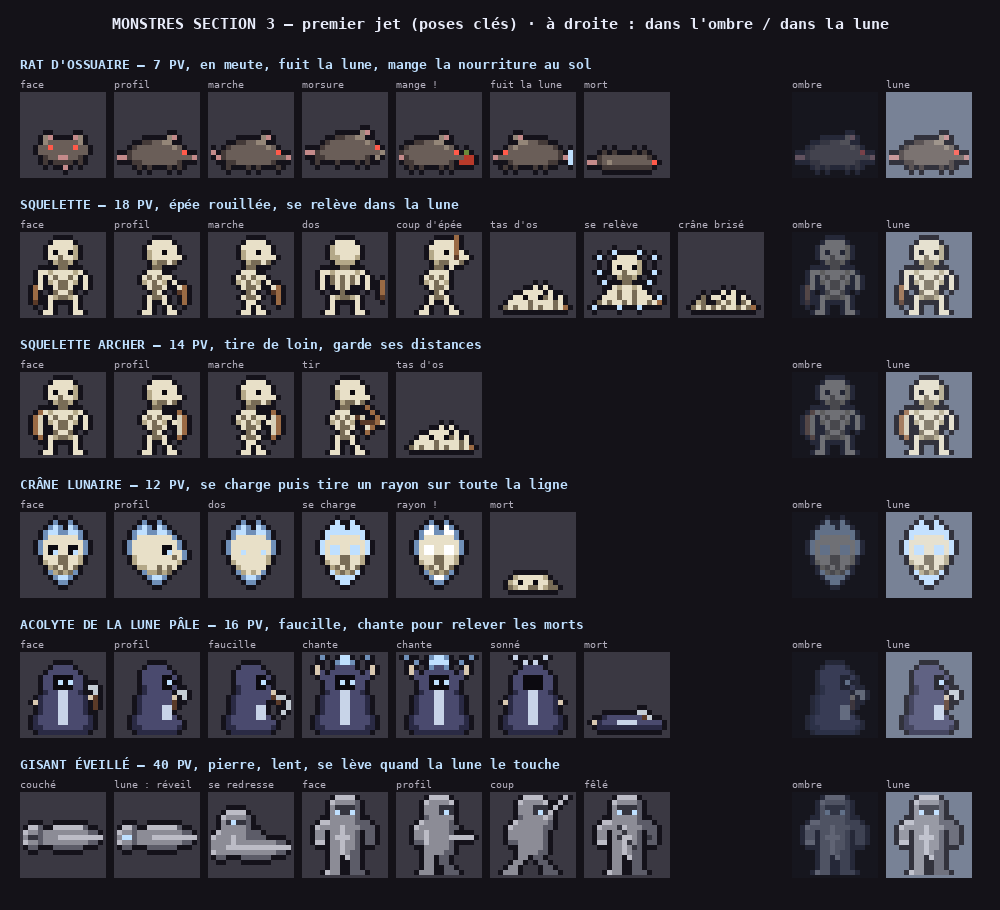

Python code for this plot:
"""Monstres de la section 3 (Ossuaire), v1 — PREMIER JET (Thomas, 2026-11-19 : « Fait un draft des mobs »).

Les quatre familles de claude/MONSTRES_S3.md : RAT D'OSSUAIRE, SQUELETTE, ACOLYTE DE LA LUNE PÂLE, GISANT ÉVEILLÉ.
Même format que la section 2 (16 × 16, lignes de lettres, palette, contour « O » ajouté par G.done()).
Premier jet : les poses clés seulement (face, profil, attaque, états propres) ; les autres états viendront après validation.

  python3 art/mobs_oss_v1.py          → art/mobs_oss_v1.png
  python3 art/mobs_oss_v1.py export   → src/render/sprites/mobsOss.ts (Thomas, 2026-11-19 : « Ok fonce »)
"""
import os, sys
sys.path.insert(0, os.path.dirname(os.path.abspath(__file__)))
from PIL import Image, ImageDraw
from pix import font, up
from mobs_champi_v1 import G, flip, img

HERE = os.path.dirname(os.path.abspath(__file__))
OUT = "#14121a"

# ---------------------------------------------------------------- palettes
RAT = {"O": OUT, "F": "#6a5e58", "f": "#443a38", "h": "#948678", "P": "#c48a8a", "E": "#ff5a4a", "A": "#b83a2a", "a": "#6a8a3a",
       "M": "#bfe0ff"}
SKEL = {"O": OUT, "W": "#e8e0c8", "w": "#b4a888", "d": "#786c56", "E": "#0c0a10", "R": "#9a6a44", "r": "#5a3a28",
        "M": "#bfe0ff", "m": "#6f8fb8"}
ACO = {"O": OUT, "V": "#4a4a6e", "v": "#2a2a44", "L": "#c8d4e8", "K": "#0c0a10", "M": "#bfe0ff", "m": "#6f8fb8",
       "S": "#c4ccd4", "s": "#5a3a28", "H": "#d8c8b0"}
GIS = {"O": OUT, "T": "#8c8c96", "t": "#5c5c68", "U": "#bcbcc6", "X": "#34343e", "M": "#bfe0ff", "m": "#6f8fb8"}


def g(rows):
    assert len(rows) == 16 and all(len(r) == 16 for r in rows), rows
    return G(rows).done()


# ---------------------------------------------------------------- 1. RAT D'OSSUAIRE
E16 = "................"
RAT_SIDE = [E16] * 8 + [
    "..........hP....",
    ".....ffFFhh.....",
    "...fFFFFFFFhF...",
    "..fFFFFFFFFFFE..",
    "PPfFFFFFFFFFFFFP",
    "...ffFFFFFFFf...",
    "....f.f...f.f...",
    E16]
RAT_SIDE_B = [E16] * 8 + [
    "..........hP....",
    ".....ffFFhh.....",
    "...fFFFFFFFhF...",
    "P.fFFFFFFFFFFE..",
    ".PfFFFFFFFFFFFFP",
    "...ffFFFFFFFf...",
    "...f...f.f...f..",
    E16]
RAT_DOWN = [E16] * 8 + [
    "....hP....Ph....",
    "....hFFFFFFh....",
    "...FFEFFFFEFF...",
    "...FFFFFFFFFF...",
    "....fFFPPFFf....",
    "....f.ffff.f....",
    "........P.......",
    E16]
RAT_ATK = [E16] * 7 + [
    "...........hP...",
    "......ffFFhh....",
    "....fFFFFFFFhF..",
    "...fFFFFFFFFFFE.",
    "PPfFFFFFFFFFFFFW",
    "..ffFFFFFFFFf.W.",
    "..f...f...f.f...",
    E16, E16]
RAT_ATK = [r.replace("W", "h") for r in RAT_ATK]
RAT_EAT = [E16] * 8 + [
    "........hP......",
    "...ffFFhh.......",
    ".fFFFFFFFhF.....",
    "fFFFFFFFFFFE.a..",
    "PfFFFFFFFFFFFAA.",
    ".ffFFFFFFFf.AAA.",
    "..f.f...f.f.....",
    E16]
RAT_FLEE = [E16] * 8 + [
    "....hP..........",
    ".....hhFFff.....",
    "...FhFFFFFFFf...",
    "..EFFFFFFFFFFf.M",
    "PFFFFFFFFFFFFfPM",
    "...fFFFFFFFff..M",
    "..f.f...f.f.....",
    E16]
RAT_DEAD = [E16] * 10 + [
    "................",
    "...f.f...f.f....",
    "..fFFFFFFFFFf...",
    "PPfFhFFFFFFFFE..",
    "...ffffffffff...",
    E16]

# ---------------------------------------------------------------- 2. SQUELETTE
SK_DOWN = [
    E16,
    "......WWWW......",
    ".....WWWWWw.....",
    ".....WEWWEw.....",
    ".....WWdWWw.....",
    "......wddw......",
    ".......dd.......",
    "...WWwWWWWwW....",
    "...W.WdWWdW.W...",
    "...W.wWddWw.W...",
    "..RW..WddW..W...",
    "..R...dWWd......",
    "..R..WwddwW.....",
    "..r..W....W.....",
    ".....W....W.....",
    "....WW....WW...."]
SK_SIDE = [
    E16,
    ".......WWWW.....",
    "......WWWWWW....",
    "......wWWEWW....",
    "......wWWWWWW...",
    ".......wddWd....",
    ".......dd.......",
    "......WWW.......",
    ".....WdWdWW.....",
    ".....wWdWw.W....",
    "......WddW..WR..",
    ".......dW...rR..",
    "......WddW...R..",
    "......W..W...R..",
    "......W...W.....",
    ".....WW...WW...."]
SK_SIDE_B = [
    E16,
    ".......WWWW.....",
    "......WWWWWW....",
    "......wWWEWW....",
    "......wWWWWWW...",
    ".......wddWd....",
    ".......dd.......",
    "......WWW.......",
    ".....WdWdWW.....",
    ".....wWdWw.W....",
    "......WddW..WR..",
    ".......dW...rR..",
    "......WddW...R..",
    ".......WW....R..",
    ".......W.W......",
    "......WW.WW....."]
SK_ATK = [
    "...........R....",
    ".......WWWWR....",
    "......WWWWWR....",
    "......wWWEWRW...",
    "......wWWWWrWW..",
    ".......wddWWd...",
    ".......dd.W.....",
    "......WWWW......",
    ".....WdWdW......",
    ".....wWdWw......",
    "......WddW......",
    ".......dW.......",
    "......WddW......",
    "......W..W......",
    ".....W....W.....",
    "....WW....WW...."]
SK_UP = [
    E16,
    "......WWWW......",
    ".....wWWWWW.....",
    ".....wWWWWW.....",
    ".....wwWWWw.....",
    "......wwww......",
    ".......dd.......",
    "...WWwWWWWwW....",
    "...W.dWdWdW.W...",
    "...W.dWdWdW.W..R",
    "...W..WdW...W..R",
    ".......d.......R",
    ".....WwddwW....r",
    ".....W....W.....",
    ".....W....W.....",
    "....WW....WW...."]
SK_PILE = [E16] * 10 + [
    "........W.W.....",
    "......WWWW.W....",
    "....WWEWWEdW.W..",
    "...WWWWdWWWWdW..",
    "..dWdWWdWdWWdWR.",
    E16]
SK_RISE = [E16] * 3 + [
    ".....M....M.....",
    "..M...WWWW...M..",
    ".....WWWWWw.....",
    ".....WEWWEw.....",
    "..M..WWdWWw..M..",
    "......wddw......",
    "...M...dd...M...",
    ".....WwWWwW.....",
    "....WWdWWdWW....",
    "...WWWdWWdWWW.M.",
    "..dWdWWdWdWWdWR.",
    ".M....M...M.....",
    E16]
SK_DEAD = [E16] * 11 + [
    "........W.W.....",
    "....d.WW.WW.W...",
    "...wd..dWdW.dW..",
    "..dWdWdWdWWdWdR.",
    E16]

# ---------------------------------------------------------------- 3. ACOLYTE DE LA LUNE PÂLE
AC_DOWN = [
    E16,
    E16,
    "......VVVV......",
    ".....VVVVVV.....",
    "....VVKKKKVV....",
    "....VVKMKMVV....",
    "....VVKKKKVV.SS.",
    "....vVVLLVVv..S.",
    "...vVVVLLVVVvHs.",
    "..HvVVVLLVVVv.s.",
    "...vVVVLLVVVv.s.",
    "...vVVVLLVVVv...",
    "..vVVVVLLVVVVv..",
    "..vVVVVLLVVVVv..",
    "..vvVVVVVVVVvv..",
    "...vvvvvvvvvv..."]
AC_SIDE = [
    E16,
    E16,
    "......VVVV......",
    ".....VVVVVV.....",
    ".....VVVVKKV....",
    ".....VVVVKMK....",
    ".....vVVVKKV....",
    ".....vVVVVV.SS..",
    "....vVVVVVVH.S..",
    "....vVVVVVVs....",
    "....vVVVVLLs....",
    "....vVVVVLL.....",
    "...vVVVVVLLV....",
    "...vVVVVVVVVV...",
    "...vvVVVVVVVv...",
    "....vvvvvvvv...."]
AC_ATK = [
    E16,
    E16,
    "......VVVV......",
    ".....VVVVVV.....",
    ".....VVVVKKV....",
    ".....VVVVKMK....",
    ".....vVVVKKV....",
    ".....vVVVVVVH...",
    "....vVVVVVVVsSS.",
    "....vVVVVVV..s.S",
    "....vVVVVLL....S",
    "....vVVVVLL...S.",
    "...vVVVVVLLV....",
    "...vVVVVVVVVV...",
    "...vvVVVVVVVv...",
    "....vvvvvvvv...."]
AC_CHANT = [
    "...m...MM...m...",
    "......mMMm......",
    "..H...VVVV...H..",
    "..HV.VVVVVV.VH..",
    "...VVVKKKKVVV...",
    "....VVKMKMVV....",
    "....VVKKKKVV....",
    "....vVVLLVVv....",
    "...vVVVLLVVVv...",
    "...vVVVLLVVVv...",
    "...vVVVLLVVVv...",
    "...vVVVLLVVVv...",
    "..vVVVVLLVVVVv..",
    "..vVVVVLLVVVVv..",
    "..vvVVVVVVVVvv..",
    "...vvvvvvvvvv..."]
AC_CHANT2 = [
    ".m....mMMm....m.",
    "...m..MMMM..m...",
    "..H...mVVm...H..",
    "..HV.VVVVVV.VH..",
    "...VVVKKKKVVV...",
    "....VVKMKMVV....",
    "....VVKKKKVV....",
    "....vVVLLVVv....",
    "...vVVVLLVVVv...",
    "...vVVVLLVVVv...",
    "...vVVVLLVVVv...",
    "...vVVVLLVVVv...",
    "..vVVVVLLVVVVv..",
    "..vVVVVLLVVVVv..",
    "..vvVVVVVVVVvv..",
    "...vvvvvvvvvv..."]
AC_DAZED = [
    "....L.....L.....",
    "......L.L.......",
    "......VVVV......",
    ".....VVVVVV.....",
    "....VVKKKKVV....",
    "....VVKKKKVV....",
    "....VVKKKKVV....",
    "....vVVLLVVv....",
    "...vVVVLLVVVv...",
    "..HvVVVLLVVVvH..",
    "...vVVVLLVVVv...",
    "...vVVVLLVVVv...",
    "..vVVVVLLVVVVv..",
    "..vVVVVLLVVVVv..",
    "..vvVVVVVVVVvv..",
    "...vvvvvvvvvv..."]
AC_DEAD = [E16] * 10 + [
    "................",
    "..........SS....",
    "...vVVVVVVVsS...",
    ".HvVVVLLLLVVVVV.",
    "..vvvvvvvvvvvvv.",
    E16]

# ---------------------------------------------------------------- 4. GISANT ÉVEILLÉ
GI_DOWN = [
    "......UUUU......",
    ".....UTTTTt.....",
    ".....TXXXXt.....",
    ".....TMXXMt.....",
    ".....TTTTTt.....",
    "...UUTTTTTttt...",
    "..UTTTTUTTTttt..",
    "..TT.TTUTTt.tt..",
    "..TT.TUUUTt.tt..",
    "..UU.TTUTTt.tt..",
    ".....TTUTTt.....",
    ".....TTUTtt.....",
    ".....TT.Utt.....",
    ".....TT..tt.....",
    ".....TT..tt.....",
    "....UTT..ttt...."]
GI_SIDE = [
    "......UUUU......",
    ".....UTTTTU.....",
    ".....TTTXXX.....",
    ".....TTTXMX.....",
    ".....tTTTTT.....",
    "....UTTTTTt.....",
    "...UTTTTTTtt....",
    "...TTUTTTTt.....",
    "...TTUTTTTUUUUU.",
    "...ttUTTTTt.....",
    ".....TTTTTt.....",
    ".....TTTTtt.....",
    ".....TT.tt......",
    ".....TT.tt......",
    ".....TT..tt.....",
    "....TTT..ttt...."]
GI_ATK = [
    "......UUUU....U.",
    ".....UTTTTU..U..",
    ".....TTTXXX.U...",
    ".....TTTXMXU....",
    ".....tTTTTUT....",
    "....UTTTTTTt....",
    "...UTTTTTTtt....",
    "...TTTTTTTt.....",
    "...TTTTTTTt.....",
    "...ttTTTTTt.....",
    ".....TTTTTt.....",
    ".....TTTTtt.....",
    ".....TT.tt......",
    "....TT...tt.....",
    "...TT.....tt....",
    "..TTT.....ttt..."]
GI_LYING = [E16] * 6 + [
    ".UUt..UUUUUUt...",
    "UTTtTTTTTTTTTtt.",
    "TXXtTTTUUUUUUUUU",
    "UTTtTTTTTTTTTtt.",
    ".tt...tttttt....",
    E16, E16, E16, E16, E16]
GI_WAKE = [E16] * 6 + [
    ".UUt..UUUUUUt...",
    "UTTtTTTTTTTTTtt.",
    "TMMtTTTUUUUUUUUU",
    "UTTtTTTTTTTTTtt.",
    ".tt...tttttt....",
    E16, E16, E16, E16, E16]
GI_SIT = [E16] * 3 + [
    "...UUUU.........",
    "..UTTTTt........",
    "..TXMXXt........",
    "..TTTTTt........",
    ".UTTTTTttt......",
    "UTTTUTTtttt.....",
    "TTTTUTTTTTTTTtt.",
    "TTTUUUUUUUUUUUUU",
    "UTTTTTTTTTTTTtt.",
    ".tt...tttttt....",
    E16, E16, E16]
GI_CRACK = [r.replace("T", "T") for r in GI_DOWN]
GI_CRACK = [list(r) for r in GI_CRACK]
for (x, y) in ((6, 6), (7, 7), (6, 8), (8, 9), (9, 10), (4, 7), (12, 8), (11, 9)):
    if GI_CRACK[y][x] != ".":
        GI_CRACK[y][x] = "X"
GI_CRACK = ["".join(r) for r in GI_CRACK]

MOBS = [
    ("RAT D'OSSUAIRE — 7 PV, en meute, fuit la lune, mange la nourriture au sol", RAT, [
        ("face", RAT_DOWN), ("profil", RAT_SIDE), ("marche", RAT_SIDE_B), ("morsure", RAT_ATK),
        ("mange !", RAT_EAT), ("fuit la lune", RAT_FLEE), ("mort", RAT_DEAD)]),
    ("SQUELETTE — 18 PV, épée rouillée, se relève dans la lune", SKEL, [
        ("face", SK_DOWN), ("profil", SK_SIDE), ("marche", SK_SIDE_B), ("dos", SK_UP), ("coup d'épée", SK_ATK),
        ("tas d'os", SK_PILE), ("se relève", SK_RISE), ("crâne brisé", SK_DEAD)]),
    ("ACOLYTE DE LA LUNE PÂLE — 16 PV, faucille, chante pour relever les morts", ACO, [
        ("face", AC_DOWN), ("profil", AC_SIDE), ("faucille", AC_ATK), ("chante", AC_CHANT), ("chante", AC_CHANT2),
        ("sonné", AC_DAZED), ("mort", AC_DEAD)]),
    ("GISANT ÉVEILLÉ — 40 PV, pierre, lent, se lève quand la lune le touche", GIS, [
        ("couché", GI_LYING), ("lune : réveil", GI_WAKE), ("se redresse", GI_SIT), ("face", GI_DOWN),
        ("profil", GI_SIDE), ("coup", GI_ATK), ("fêlé", GI_CRACK)]),
]


def tile(rows, pal, S, bgc):
    sp = up(img(g(rows), pal), S)
    bg = Image.new("RGB", (16 * S + 6, 16 * S + 6), bgc)
    bg.paste(sp, (3, 3), sp)
    return bg


def sheet():
    if not any(t.startswith("SQUELETTE ARCHER") for t, _, _ in MOBS):
        MOBS.insert(2, ("SQUELETTE ARCHER — 14 PV, tire de loin, garde ses distances", {**SKEL, "s": "#d8d0b8"}, [
            ("face", with_bow(SK_DOWN, "Down")), ("profil", with_bow(SK_SIDE, "Side")), ("marche", with_bow(SK_SIDE_B, "Side")), ("tir", with_bow(SK_SIDE, "Atk")), ("tas d'os", SK_PILE)]))
        MOBS.insert(3, ("CRÂNE LUNAIRE — 12 PV, se charge puis tire un rayon sur toute la ligne", CRANE, [
            ("face", CR_DOWN), ("profil", CR_SIDE), ("dos", CR_UP), ("se charge", CR_CHARGE), ("rayon !", CR_CHARGE2), ("mort", CR_DEAD)]))
    S = 5
    cell = 16 * S + 6 + 8
    n = max(len(f) for _, _, f in MOBS)
    W = 20 + n * cell + 20 + 2 * cell + 20
    H = 60 + len(MOBS) * (cell + 46) + 10
    sh = Image.new("RGB", (W, H), (20, 18, 24))
    d = ImageDraw.Draw(sh)
    d.text((W // 2, 24), "MONSTRES SECTION 3 — premier jet (poses clés) · à droite : dans l'ombre / dans la lune",
           fill=(232, 236, 250), font=font(15), anchor="mm")
    y = 56
    for title, pal, frames in MOBS:
        d.text((20, y), title, fill=(191, 224, 255), font=font(13))
        y += 22
        x = 20
        for lab, rows in frames:
            d.text((x, y), lab, fill=(180, 176, 190), font=font(10, False))
            sh.paste(tile(rows, pal, S, (58, 56, 66)), (x, y + 14))
            x += cell
        # en situation : ombre et lune (même sprite, deux éclairages)
        x = 20 + n * cell + 20
        main = frames[1][1] if title.startswith(("RAT", "ACO")) else frames[0][1] if title.startswith("SQU") else frames[3][1]
        for lab, k, bgc, tint in (("ombre", 0.45, (22, 22, 30), (70, 80, 110)), ("lune", 1.0, (120, 130, 150), (225, 235, 255))):
            sp = img(g(main), pal)
            px = sp.load()
            for yy in range(16):
                for xx in range(16):
                    r, gg, b, a = px[xx, yy]
                    if a:
                        px[xx, yy] = (int((r * k + tint[0] * (1 - k)) * (0.6 + 0.4 * k) if k < 1 else min(255, r * 0.85 + tint[0] * 0.15)),
                                      int((gg * k + tint[1] * (1 - k)) * (0.6 + 0.4 * k) if k < 1 else min(255, gg * 0.85 + tint[1] * 0.15)),
                                      int((b * k + tint[2] * (1 - k)) * (0.6 + 0.4 * k) if k < 1 else min(255, b * 0.85 + tint[2] * 0.15)), a)
            spu = up(sp, S)
            bg = Image.new("RGB", (16 * S + 6, 16 * S + 6), bgc)
            bg.paste(spu, (3, 3), spu)
            d.text((x, y), lab, fill=(180, 176, 190), font=font(10, False))
            sh.paste(bg, (x, y + 14))
            x += cell
        y += cell + 24
    return sh


# ---------------------------------------------------------------- jeu : tous les états (mêmes noms que la section 2)
def shift(rows, dx, dy):
    b = [["."] * 16 for _ in range(16)]
    for y, r in enumerate(rows):
        for x, c in enumerate(r):
            if c != "." and 0 <= x + dx < 16 and 0 <= y + dy < 16:
                b[y + dy][x + dx] = c
    return ["".join(r) for r in b]


def recol(rows, table):
    return ["".join(table.get(c, c) for c in r) for r in rows]


SK_LIE = [E16] * 9 + [
    "................",
    "..WW......W.....",
    ".WEWdWwWdWWddW..",
    ".WWWdWdWdWw..WW.",
    "..ww..wWdW...W..",
    E16, E16]
RAT_SLEEP = [E16] * 10 + [
    "................",
    ".....ffFFhP.....",
    "...PfFFFFFFFf...",
    "..P.fFFFFFFFFf..",
    "....ffffffffff..",
    E16]
GI_RUBBLE = [r.replace("U", "T") for r in GI_LYING]
GI_RUBBLE = [list(r) for r in GI_RUBBLE]
for (x, y) in ((3, 8), (7, 7), (8, 9), (11, 8), (12, 9)):
    if GI_RUBBLE[y][x] != ".":
        GI_RUBBLE[y][x] = "X"
GI_RUBBLE = ["".join(r) for r in GI_RUBBLE]


def full_set(down, side, side_b, up, atk_side, sleep, dead, prone, extra=None):
    f = {}
    for v, a, b, atk in (("Down", down, shift(down, 0, -1), shift(down, 0, 1)), ("Side", side, side_b, atk_side), ("Up", up, shift(up, 0, -1), shift(up, 0, -1))):
        f[f"idle{v}0"], f[f"idle{v}1"] = a, shift(a, 0, 1) if v != "Side" else a
        f[f"walk{v}0"], f[f"walk{v}1"] = a, b
        f[f"attack{v}0"], f[f"attack{v}1"] = a, atk
    f["idleSide1"] = side_b if side_b != side else shift(side, 0, 1)
    f["hurt"] = shift(side, -1, 0)
    f["sleep"], f["dead"] = sleep, dead
    f["prone0"], f["prone1"] = prone, shift(prone, 1, 0)
    f.update(extra or {})
    return {k: g(v) for k, v in f.items()}


def game_sets():
    rat_up = recol(RAT_DOWN, {"E": "F", "P": "f"})
    rat_up[14] = "........P......."
    ac_up = recol(AC_DOWN, {"K": "V", "M": "V", "L": "V", "H": "."})
    gi_up = recol(GI_DOWN, {"X": "T", "M": "T"})
    return {
        "rat": (full_set(RAT_DOWN, RAT_SIDE, RAT_SIDE_B, rat_up, RAT_ATK, RAT_SLEEP, RAT_DEAD, RAT_DEAD,
                         {"eat0": RAT_EAT, "eat1": shift(RAT_EAT, 0, 1)}), RAT),
        "squelette": (full_set(SK_DOWN, SK_SIDE, SK_SIDE_B, SK_UP, SK_ATK, SK_LIE, SK_DEAD, SK_PILE,
                               {"rise0": SK_RISE, "rise1": shift(SK_RISE, 0, -1)}), SKEL),
        "acolyte": (full_set(AC_DOWN, AC_SIDE, shift(AC_SIDE, 0, -1), ac_up, AC_ATK, AC_DEAD, AC_DEAD, shift(AC_DEAD, 0, 0),
                             {"chant0": AC_CHANT, "chant1": AC_CHANT2, "dazed": AC_DAZED}), ACO),
        "gisantEveille": (full_set(GI_DOWN, GI_SIDE, shift(GI_SIDE, 0, -1), gi_up, GI_ATK, GI_LYING, GI_RUBBLE, GI_LYING,
                                   {"wake0": GI_WAKE, "wake1": GI_SIT, "cracked": GI_CRACK}), GIS),
    }


# Crâne lunaire (Thomas, 2026-11-19 : « un mob qui charge et tire un rayon ») : un crâne dans une flamme pâle, qui flotte.
CRANE = {"O": OUT, "W": "#e8e0c8", "w": "#b4a888", "d": "#786c56", "E": "#0c0a10", "M": "#bfe0ff", "m": "#6f8fb8", "L": "#ffffff"}
CR_DOWN = [
    E16,
    "......m..m......",
    ".....mMm.Mm.....",
    "....mMMmmMMm....",
    "....mWWWWWWm....",
    "...mWWWWWWWWm...",
    "...mWEEWWEEWm...",
    "...mWEMWWEMWm...",
    "....WWWddWWw....",
    "....wWWddWWw....",
    ".....wdWdWd.....",
    ".....mwdwdm.....",
    "......mMMm......",
    ".......mm.......",
    E16,
    E16]
CR_SIDE = [
    E16,
    ".....m..m.......",
    "....mMm.Mm......",
    "...mMMmmMMm.....",
    "...mWWWWWWWm....",
    "..mWWWWWWWWWm...",
    "..mWWWWWWEEWm...",
    "..mWWWWWWEMWWm..",
    "...wWWWWWWWdWm..",
    "...wWWWWWWWWw...",
    "....wwWWdWdW....",
    ".....mwwdwd.....",
    "......mMMm......",
    ".......mm.......",
    E16,
    E16]
CR_UP = [r.replace("E", "W").replace("d", "W") for r in CR_DOWN]
CR_CHARGE = [r.replace("E", "M").replace("m", "M") for r in CR_DOWN]
CR_CHARGE2 = [r.replace("E", "L").replace("M", "L") for r in CR_DOWN]
CR_DEAD = [E16] * 11 + [
    "................",
    "....wWWWWWw.....",
    "...wWEWWEWWd....",
    "...dwWWddWwdd...",
    E16]


def with_bow(rows, view):
    """Squelette archer : l'épée retirée, un arc de bois (et sa corde) à la place."""
    a = [list(r.replace("R", ".").replace("r", ".")) for r in rows]
    pts = {"Down": [(3, 7, "R"), (2, 8, "R"), (2, 9, "R"), (2, 10, "R"), (2, 11, "R"), (3, 12, "R"), (3, 8, "s"), (3, 9, "s"), (3, 10, "s"), (3, 11, "s")],
           "Side": [(12, 7, "R"), (13, 8, "R"), (13, 9, "R"), (13, 10, "R"), (13, 11, "R"), (12, 12, "R"), (12, 8, "s"), (12, 9, "s"), (12, 10, "s"), (12, 11, "s")],
           "Atk": [(12, 6, "R"), (13, 7, "R"), (14, 8, "R"), (14, 9, "R"), (13, 10, "R"), (12, 11, "R"), (11, 8, "s"), (10, 8, "r"), (11, 9, "r"), (12, 9, "r"), (13, 9, "r"), (15, 9, "W")]}[view]
    for x, y, c in pts:
        a[y][x] = c
    return ["".join(r) for r in a]


def archer_set():
    sk = game_sets()["squelette"][0]
    return {
        "idleDown0": with_bow(SK_DOWN, "Down"), "idleSide0": with_bow(SK_SIDE, "Side"), "idleUp0": SK_UP,
        "walkSide1": with_bow(SK_SIDE_B, "Side"), "attackSide1": with_bow(SK_SIDE, "Atk"), "attackDown1": with_bow(SK_DOWN, "Down"),
    }, sk


def export():
    import json
    out = ["// FICHIER GÉNÉRÉ par art/mobs_oss_v1.py export : ne pas modifier à la main.",
           "/** Monstres de la section 3 (planche art/mobs_oss_v1.png) : rat d'ossuaire, squelette, acolyte, gisant éveillé. */",
           "export const MOBS_OSS: Record<string, { palette: Record<string, string>; frames: Record<string, readonly string[]> }> = {"]
    sets = game_sets()
    arch, sk = archer_set()
    # L'archer : les états du squelette (tas d'os, couché, mort…), ses poses à l'arc par-dessus.
    base = {"idleDown0": arch["idleDown0"], "idleSide0": arch["idleSide0"], "idleUp0": SK_UP, "walkSide1": arch["walkSide1"], "attackSide1": arch["attackSide1"]}
    full = full_set(base["idleDown0"], base["idleSide0"], base["walkSide1"], [r.replace("R", ".").replace("r", ".") for r in SK_UP], base["attackSide1"], SK_LIE, SK_DEAD, SK_PILE,
                    {"rise0": SK_RISE, "rise1": shift(SK_RISE, 0, -1)})
    sets["squeletteArcher"] = (full, {**SKEL, "s": "#d8d0b8"})
    sets["craneLunaire"] = (full_set(CR_DOWN, CR_SIDE, shift(CR_SIDE, 0, -1), CR_UP, shift(CR_SIDE, 1, 0), CR_DOWN, CR_DEAD, CR_DEAD,
                                     {"charge0": CR_CHARGE, "charge1": CR_CHARGE2}), CRANE)
    for key, (frames, pal) in sets.items():
        out.append(f"  {key}: {{ palette: {json.dumps(pal)}, frames: {{")
        for n, rows in frames.items():
            out.append(f"    {n}: {json.dumps(rows)},")
        out.append("  } },")
    out.append("};")
    open(os.path.join(HERE, "..", "src", "render", "sprites", "mobsOss.ts"), "w").write("\n".join(out) + "\n")


if __name__ == "__main__" and len(sys.argv) > 1 and sys.argv[1] == "export":
    export()
    print("export ok")
elif __name__ == "__main__":
    sheet().save(os.path.join(HERE, "mobs_oss_v1.png"))
    print("ok")
